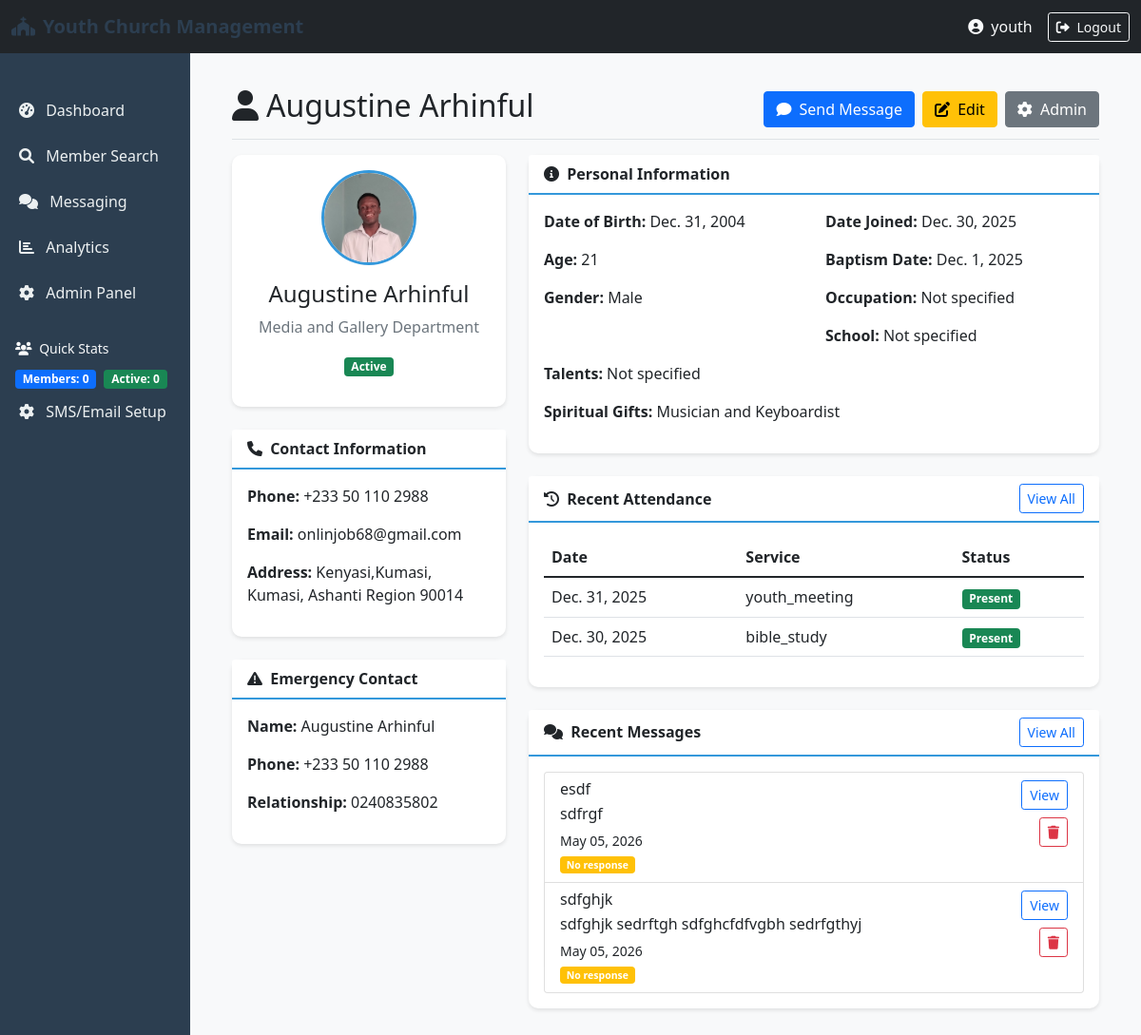
Page /portal/member/1/ (signed in) on the earlier database version.
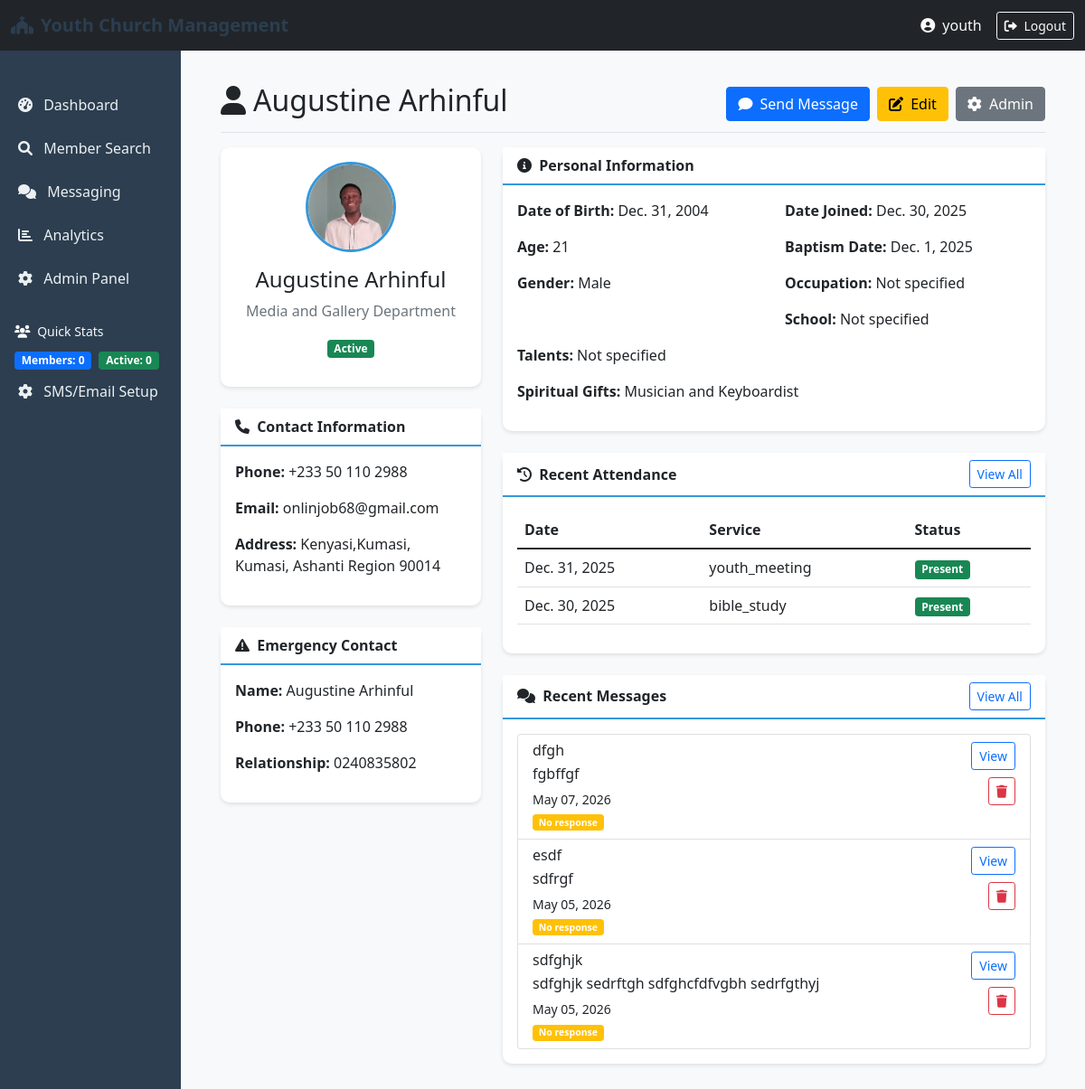
Same page on the later database version.
### members/models.py (models this page shows, shortened)
class Attendance(models.Model):
    member = models.ForeignKey(Member, on_delete=models.CASCADE, related_name='attendances')
    service_date = models.DateField()
    service_type = models.CharField(max_length=50)  # e.g., 'Sunday Service', 'Bible Study'
    attended = models.BooleanField(default=True)
    check_in_time = models.DateTimeField(auto_now_add=True)
    notes = models.TextField(blank=True)
    is_deleted = models.BooleanField(default=False)
    deleted_at = models.DateTimeField(null=True, blank=True)
    class Meta:
        ordering = ['-service_date']
        unique_together = ['member', 'service_date', 'service_type']

### messaging/models.py (models this page shows, shortened)
class Conversation(models.Model):
    message = models.ForeignKey(Message, on_delete=models.CASCADE, related_name='conversations')
    member = models.ForeignKey(Member, on_delete=models.CASCADE, related_name='conversations')
    is_read = models.BooleanField(default=False)
    responded = models.BooleanField(default=False)
    last_updated = models.DateTimeField(auto_now=True)
    class Meta:
        unique_together = ['message', 'member']
        ordering = ['-last_updated']

class Message(models.Model):
    MESSAGE_TYPE_CHOICES = [
        ('broadcast', 'Broadcast to All'),
        ('group', 'Group Message'),
        ('individual', 'Individual Message'),
    ]
    id = models.UUIDField(primary_key=True, default=uuid.uuid4, editable=False)
    sender = models.ForeignKey(User, on_delete=models.CASCADE, related_name='sent_messages')
    message_type = models.CharField(max_length=20, choices=MESSAGE_TYPE_CHOICES, default='broadcast')
    subject = models.CharField(max_length=200)
    content = models.TextField()
    recipients = models.ManyToManyField(Member, related_name='received_messages', blank=True)
    is_broadcast = models.BooleanField(default=False)
    is_sent = models.BooleanField(default=False)
    is_delivered = models.BooleanField(default=False)
    created_at = models.DateTimeField(auto_now_add=True)
    scheduled_for = models.DateTimeField(null=True, blank=True)
    sent_at = models.DateTimeField(null=True, blank=True)
    sms_sent = models.BooleanField(default=False)
    whatsapp_sent = models.BooleanField(default=False)
    is_deleted = models.BooleanField(default=False)
    deleted_at = models.DateTimeField(null=True, blank=True)
    class Meta:
        ordering = ['-created_at']

### portal/views.py (the view)
# urls.py: path('member/<int:pk>/', views.member_detail, name='member_detail'),
@staff_member_required
def member_detail(request, pk):
    member = get_object_or_404(Member, pk=pk)
    attendance = member.attendances.filter(is_deleted=False)[:10]
    family = member.family_members.all()
    conversations = member.conversations.select_related('message').all()[:10]
    context = {
        'member': member,
        'attendance': attendance,
        'family': family,
        'conversations': conversations,
    }
    return render(request, 'portal/member_detail.html', context)

### members/models.py (called while the page is built)
    def full_name(self):
        return f"{self.first_name} {self.middle_name} {self.last_name}".strip()

    @property
    def age(self):
        if not self.date_of_birth:
            return None
        from datetime import date
        today = date.today()
        return today.year - self.date_of_birth.year - (
            (today.month, today.day) < (self.date_of_birth.month, self.date_of_birth.day)
        )

### templates/portal/member_detail.html (shortened to what the changed rows need)
{% extends 'base.html' %}
{% block content %}
<div class="d-flex justify-content-between flex-wrap flex-md-nowrap align-items-center pt-3 pb-2 mb-3 border-bottom">
    <h1 class="h2">
        <i class="fas fa-user me-2"></i>{{ member.full_name }}
    </h1>
</div>
<div class="row">
    <div class="col-md-8">
        <div class="card mb-4">
            <div class="card-body">
                {% if attendance %}
                <div class="table-responsive">
                    <table class="table table-hover">
                        <thead>
                            <tr>
                                <th>Date</th>
                                <th>Service</th>
                                <th>Status</th>
                            </tr>
                        </thead>
                        <tbody>
                            {% for record in attendance %}
                            <tr>
                                <td>{{ record.service_date }}</td>
                                <td>{{ record.service_type }}</td>
                                <td>
                                    {% if record.attended %}
                                    <span class="badge bg-success">Present</span>
                                    {% else %}
                                    <span class="badge bg-danger">Absent</span>
                                    {% endif %}
                                </td>
                            </tr>
                            {% endfor %}
                        </tbody>
                    </table>
                </div>
                {% else %}
                <p class="text-muted">No attendance records found.</p>
                {% endif %}
            </div>
        </div>
        <div class="card">
            <div class="card-body">
                {% if conversations %}
                <div class="list-group">
                    {% for conversation in conversations %}
                    <div class="list-group-item list-group-item-action">
                        <div class="d-flex w-100 justify-content-between gap-2">
                            <div class="flex-grow-1">
                                <h6 class="mb-1">{{ conversation.message.subject }}</h6>
                                <p class="mb-1">{{ conversation.message.content|truncatechars:100 }}</p>
                                <small>{{ conversation.last_updated|date:"M d, Y" }}</small>
                            </div>
                            <div class="d-flex flex-column gap-2 align-items-end">
                                <a href="{% url 'message_responses' conversation.message.id %}" class="btn btn-sm btn-outline-primary">
                                    View
                                </a>
                                <form method="post" action="{% url 'delete_message' conversation.message.id %}" onsubmit="return confirm('Delete this message and all related responses?');">
                                    <button type="submit" class="btn btn-sm btn-outline-danger">
                                        <i class="fas fa-trash"></i>
                                    </button>
                                </form>
                            </div>
                        </div>
                        <small>
                            {% if conversation.responded %}
                            <span class="badge bg-success">Responded</span>
                            {% else %}
                            <span class="badge bg-warning">No response</span>
                            {% endif %}
                        </small>
                    </div>
                    {% endfor %}
                </div>
                {% else %}
                <p class="text-muted">No messages sent to this member.</p>
                {% endif %}
            </div>
        </div>
    </div>
</div>
{% endblock %}

Differences in the rows shown:
added Conversation: message.subject "dfgh", message.content "fgbffgf", last_updated "May 07, 2026", responded "No response"
